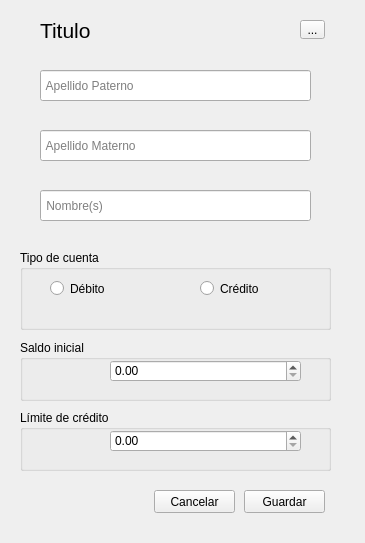
<?xml version="1.0" encoding="UTF-8"?>
<ui version="4.0">
 <class>Form</class>
 <widget class="QWidget" name="Form">
  <property name="geometry">
   <rect>
    <x>0</x>
    <y>0</y>
    <width>365</width>
    <height>543</height>
   </rect>
  </property>
  <property name="windowTitle">
   <string>Form</string>
  </property>
  <widget class="QWidget" name="widget" native="true">
   <property name="geometry">
    <rect>
     <x>20</x>
     <y>50</y>
     <width>311</width>
     <height>181</height>
    </rect>
   </property>
   <widget class="QLineEdit" name="le_paternal">
    <property name="geometry">
     <rect>
      <x>20</x>
      <y>20</y>
      <width>271</width>
      <height>31</height>
     </rect>
    </property>
    <property name="placeholderText">
     <string> Apellido Paterno</string>
    </property>
   </widget>
   <widget class="QLineEdit" name="le_maternal">
    <property name="geometry">
     <rect>
      <x>20</x>
      <y>80</y>
      <width>271</width>
      <height>31</height>
     </rect>
    </property>
    <property name="placeholderText">
     <string> Apellido Materno</string>
    </property>
   </widget>
   <widget class="QLineEdit" name="le_name">
    <property name="geometry">
     <rect>
      <x>20</x>
      <y>140</y>
      <width>271</width>
      <height>31</height>
     </rect>
    </property>
    <property name="placeholderText">
     <string> Nombre(s)</string>
    </property>
   </widget>
  </widget>
  <widget class="QGroupBox" name="groupBox">
   <property name="geometry">
    <rect>
     <x>20</x>
     <y>250</y>
     <width>311</width>
     <height>80</height>
    </rect>
   </property>
   <property name="title">
    <string>Tipo de cuenta</string>
   </property>
   <widget class="QRadioButton" name="rb_debit">
    <property name="geometry">
     <rect>
      <x>30</x>
      <y>30</y>
      <width>121</width>
      <height>17</height>
     </rect>
    </property>
    <property name="text">
     <string>Débito</string>
    </property>
   </widget>
   <widget class="QRadioButton" name="rb_credit">
    <property name="geometry">
     <rect>
      <x>180</x>
      <y>30</y>
      <width>111</width>
      <height>17</height>
     </rect>
    </property>
    <property name="text">
     <string>Crédito</string>
    </property>
   </widget>
  </widget>
  <widget class="QGroupBox" name="groupBox_2">
   <property name="geometry">
    <rect>
     <x>20</x>
     <y>340</y>
     <width>311</width>
     <height>61</height>
    </rect>
   </property>
   <property name="title">
    <string>Saldo inicial</string>
   </property>
   <widget class="QDoubleSpinBox" name="dsb_balance">
    <property name="geometry">
     <rect>
      <x>90</x>
      <y>20</y>
      <width>191</width>
      <height>22</height>
     </rect>
    </property>
   </widget>
  </widget>
  <widget class="QGroupBox" name="groupBox_3">
   <property name="geometry">
    <rect>
     <x>20</x>
     <y>410</y>
     <width>311</width>
     <height>61</height>
    </rect>
   </property>
   <property name="title">
    <string>Límite de crédito</string>
   </property>
   <widget class="QDoubleSpinBox" name="dsb_credit_limit">
    <property name="geometry">
     <rect>
      <x>90</x>
      <y>20</y>
      <width>191</width>
      <height>22</height>
     </rect>
    </property>
   </widget>
  </widget>
  <widget class="QPushButton" name="btn_create">
   <property name="geometry">
    <rect>
     <x>244</x>
     <y>490</y>
     <width>81</width>
     <height>23</height>
    </rect>
   </property>
   <property name="text">
    <string>Guardar</string>
   </property>
   <property name="icon">
    <iconset>
     <normaloff>../icons/save_24dp_75FB4C.svg</normaloff>../icons/save_24dp_75FB4C.svg</iconset>
   </property>
  </widget>
  <widget class="QPushButton" name="btn_cancel">
   <property name="geometry">
    <rect>
     <x>154</x>
     <y>490</y>
     <width>81</width>
     <height>23</height>
    </rect>
   </property>
   <property name="text">
    <string>Cancelar</string>
   </property>
   <property name="icon">
    <iconset>
     <normaloff>../icons/cancel_24dp.svg</normaloff>../icons/cancel_24dp.svg</iconset>
   </property>
  </widget>
  <widget class="QToolButton" name="tbtn_clear_form">
   <property name="geometry">
    <rect>
     <x>300</x>
     <y>20</y>
     <width>25</width>
     <height>19</height>
    </rect>
   </property>
   <property name="text">
    <string>...</string>
   </property>
   <property name="icon">
    <iconset>
     <normaloff>../icons/ink_eraser_24dp.svg</normaloff>../icons/ink_eraser_24dp.svg</iconset>
   </property>
  </widget>
  <widget class="QLabel" name="lb_title">
   <property name="geometry">
    <rect>
     <x>40</x>
     <y>20</y>
     <width>201</width>
     <height>20</height>
    </rect>
   </property>
   <property name="font">
    <font>
     <pointsize>16</pointsize>
    </font>
   </property>
   <property name="text">
    <string>Titulo</string>
   </property>
  </widget>
 </widget>
 <resources/>
 <connections/>
</ui>
